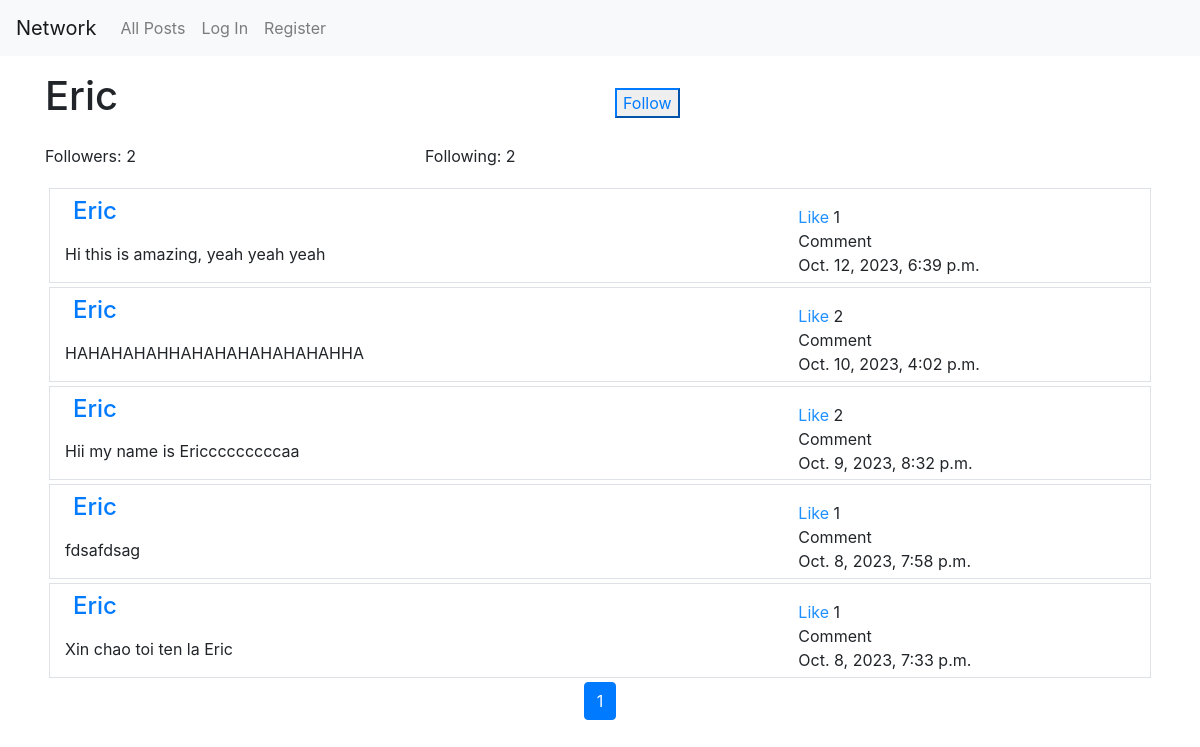
The page /users/Eric on the database its author committed.
### network/models.py (models this page shows, shortened)
class User(AbstractUser):
    description = models.TextField(blank=True, max_length=250)
    followers = models.ManyToManyField('self', blank=True, symmetrical=False, related_name="user_followers")
    following = models.ManyToManyField('self', blank=True, symmetrical=False, related_name="user_following")

class Post(models.Model):
    user = models.ForeignKey('User', on_delete=models.CASCADE, related_name="user_posts")
    content = models.TextField()
    timestamp = models.DateTimeField(auto_now_add=True)
    likes = models.ManyToManyField('User', through='Like', related_name='like_posts', blank=True)

### network/views.py (the view, shortened to what this page needs)
# urls.py: path("users/<str:username>", views.user_page, name="user_page"),
def user_page(request, username):
    user = get_object_or_404(User, username=username)
    current_user = request.user
    user_posts = user.user_posts.order_by("-timestamp").all()
    paginator = Paginator(user_posts,10)
    page_number = request.GET.get('page')
    page_obj = paginator.get_page(page_number)
    if current_user in user.followers.all():
        follow_text = "Unfollow"
    else:
        follow_text = "Follow"
    return render(request, "network/userPage.html", {
        "user": user,
        "posts": page_obj,
        "follow_unfollow": follow_text
    })

### network/templates/network/userPage.html (shortened to what this page needs)
{% extends "network/layout.html" %}
{% block body %}
<div class="container mt-3">
    <div class="row">
        <div class="col-sm-6"><h1>{{user.username}}</h1></div>
        <div class="col-sm-4">
        {% if request.user != user %}
            <form action="{% url 'user_page' user.username %}" method="POST">
                    <input class=" mt-3 btn-outline-primary" id="unfollow" type="submit" name="follow-button" value="{{follow_unfollow}}"></input>
            </form>
        {% endif %}
        </div>
    </div>
    <div class="row">
        <div class="container">
            <div class="row">
               <div class="col-sm-4 my-3 follower">Followers: {{user.followers.count}}  </div>
               <div class="col-sm-4 my-3 following">Following: {{user.following.count}}</div>
            </div>
            {% for post in posts %}
        <div class="row m-1 border post-div">
            <div class="col-sm-8">
                <h4 class="my-2 mx-2"><a href="{% url 'user_page' post.user.username %}">{{post.user.username}}</a></h4>
                <div class="post-content">
                    <p class="my-3">{{post.content}}</p>
                </div>
            </div>
            <div class="col-sm-4">
                <div class="mt-3">
                      <span class="like-label">Like </span>
                      <span class="like-count">{{post.likes.count}}</span>
                <div>Comment</div>
                <p class="m-0">{{post.timestamp}}</p>
            </div>
        </div>
        </div>
        {% endfor %}
        </div>
    </div>
</div>
{% if posts %}
<nav aria-label="Page navigation example">
    <ul class="pagination justify-content-center">
        {% for page_num in posts.paginator.page_range %}
        {% if page_num == posts.number %}
            <li class="page-item active">
                <span class="page-link">{{ page_num }}</span>
            </li>
        {% elif page_num > posts.number|add:'-2' and page_num < posts.number|add:'2' %}
            <li class="page-item">
                <a class="page-link" href="?page={{ page_num }}">{{ page_num }}</a>
            </li>
        {% elif page_num == posts.paginator.page_range.start or page_num == posts.paginator.page_range.stop %}
            <li class="page-item">
                <a class="page-link" href="?page={{ page_num }}">{{ page_num }}</a>
            </li>
        {% elif page_num == posts.paginator.page_range.start|add:'1' or page_num == posts.paginator.page_range.stop|add:'-1' %}
            <li class="page-item disabled">
                <span class="page-link">...</span>
            </li>
        {% endif %}
        {% endfor %}
    </ul>
</nav>
{% endif %}
{% endblock %}

### network/static/network/styles.css (style rules this page uses)
* { box-sizing: border-box; }
body { height: 100vh; width: 100vw; }
.edit-post, .like-label { color:dodgerblue; }

### rows shown on the page
User: username "Eric", followers.count "2", following.count "2"
Post: user.username "Eric", content "Hi this is amazing, yeah yeah yeah", likes.count "1", timestamp "Oct. 12, 2023, 6:39 p.m."
Post: user.username "Eric", content "HAHAHAHAHHAHAHAHAHAHAHAHHA", likes.count "2", timestamp "Oct. 10, 2023, 4:02 p.m."
Post: user.username "Eric", content "Hii my name is Ericccccccccaa", likes.count "2", timestamp "Oct. 9, 2023, 8:32 p.m."
Post: user.username "Eric", content "fdsafdsag", likes.count "1", timestamp "Oct. 8, 2023, 7:58 p.m."
Post: user.username "Eric", content "Xin chao toi ten la Eric", likes.count "1", timestamp "Oct. 8, 2023, 7:33 p.m."

### other values the page prints
{{ page_num }} "1"
